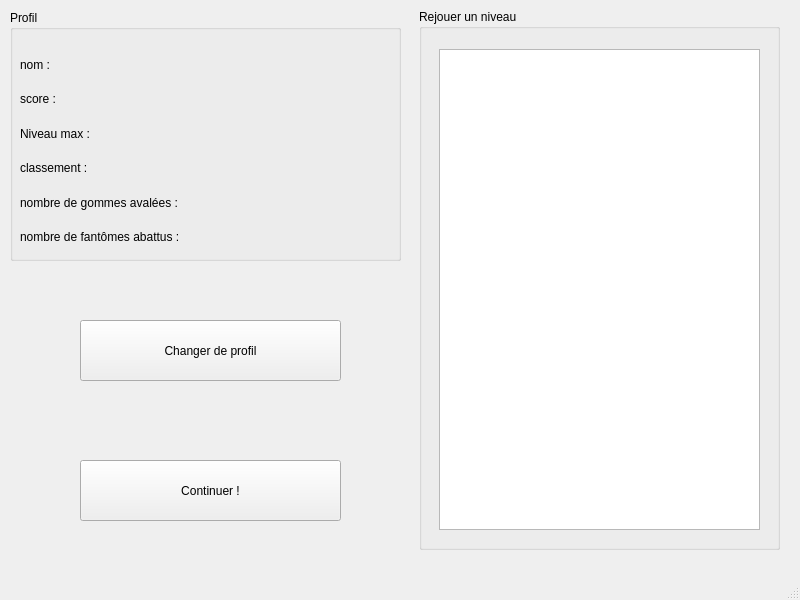
<?xml version="1.0" encoding="UTF-8"?>
<ui version="4.0">
 <class>VueProfil</class>
 <widget class="QMainWindow" name="VueProfil">
  <property name="geometry">
   <rect>
    <x>0</x>
    <y>0</y>
    <width>800</width>
    <height>600</height>
   </rect>
  </property>
  <property name="minimumSize">
   <size>
    <width>800</width>
    <height>600</height>
   </size>
  </property>
  <property name="maximumSize">
   <size>
    <width>800</width>
    <height>600</height>
   </size>
  </property>
  <property name="windowTitle">
   <string>MainWindow</string>
  </property>
  <widget class="QWidget" name="centralwidget">
   <widget class="QGroupBox" name="groupBox">
    <property name="geometry">
     <rect>
      <x>10</x>
      <y>10</y>
      <width>391</width>
      <height>251</height>
     </rect>
    </property>
    <property name="title">
     <string>Profil</string>
    </property>
    <widget class="QWidget" name="verticalLayoutWidget">
     <property name="geometry">
      <rect>
       <x>10</x>
       <y>40</y>
       <width>371</width>
       <height>201</height>
      </rect>
     </property>
     <layout class="QVBoxLayout" name="verticalLayout">
      <item>
       <widget class="QLabel" name="nom">
        <property name="text">
         <string>nom : </string>
        </property>
       </widget>
      </item>
      <item>
       <widget class="QLabel" name="score">
        <property name="text">
         <string>score : </string>
        </property>
       </widget>
      </item>
      <item>
       <widget class="QLabel" name="niv_max">
        <property name="text">
         <string>Niveau max : </string>
        </property>
       </widget>
      </item>
      <item>
       <widget class="QLabel" name="classement">
        <property name="text">
         <string>classement : </string>
        </property>
       </widget>
      </item>
      <item>
       <widget class="QLabel" name="gomme_av">
        <property name="text">
         <string>nombre de gommes avalées : </string>
        </property>
       </widget>
      </item>
      <item>
       <widget class="QLabel" name="fantom_abattus">
        <property name="text">
         <string>nombre de fantômes abattus : </string>
        </property>
       </widget>
      </item>
     </layout>
    </widget>
   </widget>
   <widget class="QGroupBox" name="groupBox_2">
    <property name="geometry">
     <rect>
      <x>419</x>
      <y>9</y>
      <width>361</width>
      <height>541</height>
     </rect>
    </property>
    <property name="title">
     <string>Rejouer un niveau</string>
    </property>
    <widget class="QListWidget" name="listWidget">
     <property name="geometry">
      <rect>
       <x>20</x>
       <y>40</y>
       <width>321</width>
       <height>481</height>
      </rect>
     </property>
    </widget>
   </widget>
   <widget class="QPushButton" name="pushButton">
    <property name="geometry">
     <rect>
      <x>80</x>
      <y>460</y>
      <width>261</width>
      <height>61</height>
     </rect>
    </property>
    <property name="text">
     <string>Continuer !</string>
    </property>
   </widget>
   <widget class="QPushButton" name="pushButton_2">
    <property name="geometry">
     <rect>
      <x>80</x>
      <y>320</y>
      <width>261</width>
      <height>61</height>
     </rect>
    </property>
    <property name="text">
     <string>Changer de profil</string>
    </property>
   </widget>
  </widget>
  <widget class="QMenuBar" name="menubar">
   <property name="geometry">
    <rect>
     <x>0</x>
     <y>0</y>
     <width>800</width>
     <height>22</height>
    </rect>
   </property>
  </widget>
  <widget class="QStatusBar" name="statusbar"/>
 </widget>
 <resources/>
 <connections/>
</ui>
